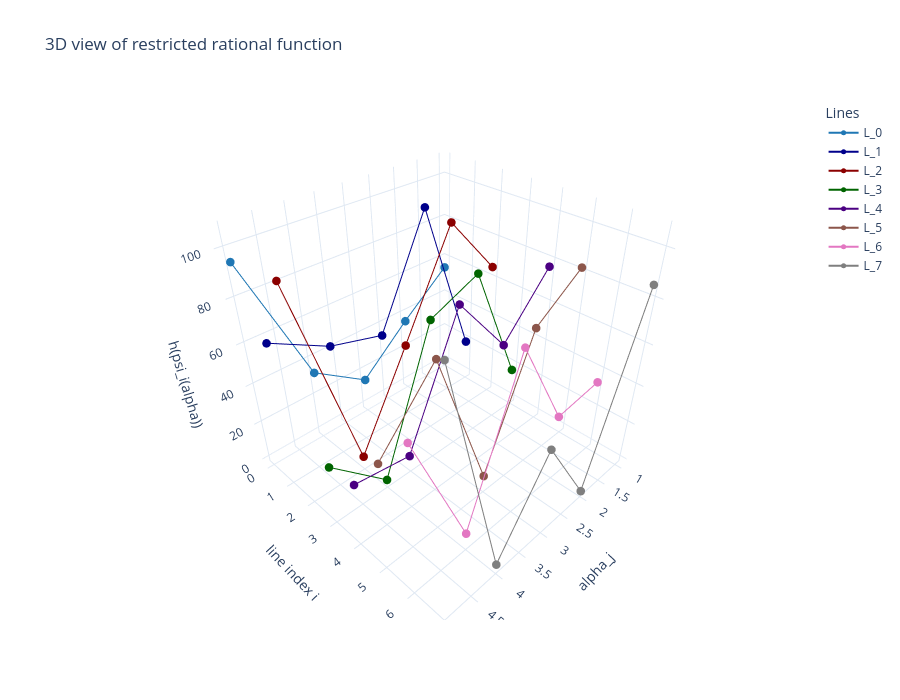

Notebook code for this chart:
### Code cell
plot_restriction_3d_plotly(h, p=107)

### Figure 1 — Plotly figure (JSON) as saved in the notebook; plotly's stock layout.template omitted (floating-point values rounded to 4 significant figures)
{"data": [{"hoverinfo": "text", "line": {"color": "#1f77b4", "width": 2}, "marker": {"color": "#1f77b4", "size": 5}, "mode": "markers+lines", "name": "L_0", "text": ["L_0<br>alpha=1<br>h(psi_i(alpha))=55", "L_0<br>alpha=2<br>h(psi_i(alpha))=36", "L_0<br>alpha=3<br>h(psi_i(alpha))=15", "L_0<br>alpha=4<br>h(psi_i(alpha))=33", "L_0<br>alpha=5<br>h(psi_i(alpha))=95"], "type": "scatter3d", "x": [1, 2, 3, 4, 5], "y": [0, 0, 0, 0, 0], "z": [55, 36, 15, 33, 95]}, {"hoverinfo": "text", "line": {"color": "#00008B", "width": 2}, "marker": {"color": "#00008B", "size": 5}, "mode": "markers+lines", "name": "L_1", "text": ["L_1<br>alpha=1<br>h(psi_i(alpha))=19", "L_1<br>alpha=2<br>h(psi_i(alpha))=97", "L_1<br>alpha=3<br>h(psi_i(alpha))=47", "L_1<br>alpha=4<br>h(psi_i(alpha))=54", "L_1<br>alpha=5<br>h(psi_i(alpha))=68"], "type": "scatter3d", "x": [1, 2, 3, 4, 5], "y": [1, 1, 1, 1, 1], "z": [19, 97, 47, 54, 68]}, {"hoverinfo": "text", "line": {"color": "#8B0000", "width": 2}, "marker": {"color": "#8B0000", "size": 5}, "mode": "markers+lines", "name": "L_2", "text": ["L_2<br>alpha=1<br>h(psi_i(alpha))=66", "L_2<br>alpha=2<br>h(psi_i(alpha))=95", "L_2<br>alpha=3<br>h(psi_i(alpha))=49", "L_2<br>alpha=4<br>h(psi_i(alpha))=4", "L_2<br>alpha=5<br>h(psi_i(alpha))=99"], "type": "scatter3d", "x": [1, 2, 3, 4, 5], "y": [2, 2, 2, 2, 2], "z": [66, 95, 49, 4, 99]}, {"hoverinfo": "text", "line": {"color": "#006400", "width": 2}, "marker": {"color": "#006400", "size": 5}, "mode": "markers+lines", "name": "L_3", "text": ["L_3<br>alpha=1<br>h(psi_i(alpha))=17", "L_3<br>alpha=2<br>h(psi_i(alpha))=78", "L_3<br>alpha=3<br>h(psi_i(alpha))=68", "L_3<br>alpha=4<br>h(psi_i(alpha))=1", "L_3<br>alpha=5<br>h(psi_i(alpha))=27"], "type": "scatter3d", "x": [1, 2, 3, 4, 5], "y": [3, 3, 3, 3, 3], "z": [17, 78, 68, 1, 27]}, {"hoverinfo": "text", "line": {"color": "#4B0082", "width": 2}, "marker": {"color": "#4B0082", "size": 5}, "mode": "markers+lines", "name": "L_4", "text": ["L_4<br>alpha=1<br>h(psi_i(alpha))=77", "L_4<br>alpha=2<br>h(psi_i(alpha))=51", "L_4<br>alpha=3<br>h(psi_i(alpha))=81", "L_4<br>alpha=4<br>h(psi_i(alpha))=25", "L_4<br>alpha=5<br>h(psi_i(alpha))=29"], "type": "scatter3d", "x": [1, 2, 3, 4, 5], "y": [4, 4, 4, 4, 4], "z": [77, 51, 81, 25, 29]}, {"hoverinfo": "text", "line": {"color": "#8c564b", "width": 2}, "marker": {"color": "#8c564b", "size": 5}, "mode": "markers+lines", "name": "L_5", "text": ["L_5<br>alpha=1<br>h(psi_i(alpha))=82", "L_5<br>alpha=2<br>h(psi_i(alpha))=66", "L_5<br>alpha=3<br>h(psi_i(alpha))=6", "L_5<br>alpha=4<br>h(psi_i(alpha))=78", "L_5<br>alpha=5<br>h(psi_i(alpha))=50"], "type": "scatter3d", "x": [1, 2, 3, 4, 5], "y": [5, 5, 5, 5, 5], "z": [82, 66, 6, 78, 50]}, {"hoverinfo": "text", "line": {"color": "#e377c2", "width": 2}, "marker": {"color": "#e377c2", "size": 5}, "mode": "markers+lines", "name": "L_6", "text": ["L_6<br>alpha=1<br>h(psi_i(alpha))=34", "L_6<br>alpha=2<br>h(psi_i(alpha))=31", "L_6<br>alpha=3<br>h(psi_i(alpha))=77", "L_6<br>alpha=4<br>h(psi_i(alpha))=6", "L_6<br>alpha=5<br>h(psi_i(alpha))=69"], "type": "scatter3d", "x": [1, 2, 3, 4, 5], "y": [6, 6, 6, 6, 6], "z": [34, 31, 77, 6, 69]}, {"hoverinfo": "text", "line": {"color": "#7f7f7f", "width": 2}, "marker": {"color": "#7f7f7f", "size": 5}, "mode": "markers+lines", "name": "L_7", "text": ["L_7<br>alpha=1<br>h(psi_i(alpha))=86", "L_7<br>alpha=2<br>h(psi_i(alpha))=0", "L_7<br>alpha=3<br>h(psi_i(alpha))=41", "L_7<br>alpha=4<br>h(psi_i(alpha))=2", "L_7<br>alpha=5<br>h(psi_i(alpha))=106"], "type": "scatter3d", "x": [1, 2, 3, 4, 5], "y": [7, 7, 7, 7, 7], "z": [86, 0, 41, 2, 106]}], "layout": {"height": 700, "legend": {"title": {"text": "Lines"}}, "scene": {"xaxis": {"title": {"text": "alpha_j"}}, "yaxis": {"title": {"text": "line index i"}}, "zaxis": {"title": {"text": "h(psi_i(alpha))"}}}, "title": {"text": "3D view of restricted rational function"}}}
